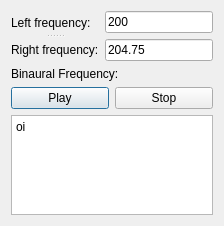
<?xml version="1.0" encoding="UTF-8"?>
<ui version="4.0">
 <class>Dialog</class>
 <widget class="QDialog" name="Dialog">
  <property name="geometry">
   <rect>
    <x>0</x>
    <y>0</y>
    <width>224</width>
    <height>226</height>
   </rect>
  </property>
  <property name="sizePolicy">
   <sizepolicy hsizetype="Fixed" vsizetype="Fixed">
    <horstretch>0</horstretch>
    <verstretch>0</verstretch>
   </sizepolicy>
  </property>
  <property name="maximumSize">
   <size>
    <width>274</width>
    <height>330</height>
   </size>
  </property>
  <property name="windowTitle">
   <string>Binaural </string>
  </property>
  <layout class="QVBoxLayout" name="verticalLayout_2">
   <item>
    <layout class="QHBoxLayout" name="horizontalLayout">
     <item>
      <widget class="QSplitter" name="splitter">
       <property name="orientation">
        <enum>Qt::Vertical</enum>
       </property>
       <widget class="QLabel" name="label">
        <property name="text">
         <string>Left frequency:</string>
        </property>
       </widget>
       <widget class="QLabel" name="label_2">
        <property name="text">
         <string>Right frequency:</string>
        </property>
       </widget>
      </widget>
     </item>
     <item>
      <layout class="QVBoxLayout" name="verticalLayout">
       <item>
        <widget class="QLineEdit" name="lnFREQ_a">
         <property name="text">
          <string>200</string>
         </property>
        </widget>
       </item>
       <item>
        <widget class="QLineEdit" name="lnFREQ_b">
         <property name="text">
          <string>204.75</string>
         </property>
        </widget>
       </item>
      </layout>
     </item>
    </layout>
   </item>
   <item>
    <widget class="QLabel" name="labelBinaural">
     <property name="text">
      <string>Binaural Frequency:</string>
     </property>
    </widget>
   </item>
   <item>
    <layout class="QHBoxLayout" name="horizontalLayout_2">
     <item>
      <widget class="QPushButton" name="btnPlay">
       <property name="text">
        <string>Play</string>
       </property>
      </widget>
     </item>
     <item>
      <widget class="QPushButton" name="btnStop">
       <property name="text">
        <string>Stop</string>
       </property>
      </widget>
     </item>
    </layout>
   </item>
   <item>
    <widget class="QPlainTextEdit" name="statusBox">
     <property name="plainText">
      <string>oi</string>
     </property>
    </widget>
   </item>
  </layout>
 </widget>
 <tabstops>
  <tabstop>statusBox</tabstop>
  <tabstop>lnFREQ_b</tabstop>
 </tabstops>
 <resources/>
 <connections/>
</ui>
